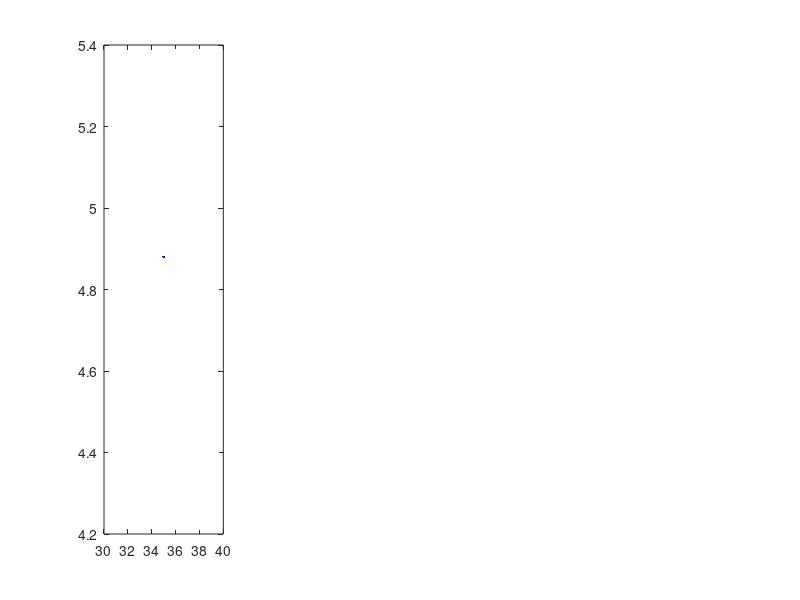

MATLAB code for this plot: (Note: this script raises an error after producing the figure.)
clc;clear all;close all
%%
H = 50/1000;
HprimeList = (35)/1000;
dz = 21/1000;
rs = 14.5/1000;

E = 44.31E9;
ri = 6.8/2/1000;
ro = 8.43/2/1000;
Ixx = 1/4*pi*(ro^4-ri^4);
Iyy = 1/4*pi*(ro^4-ri^4);
Jzz = 1/2*pi*(ro^4-ri^4);
Area = pi*(ro^2-ri^2);
G = 10E9;

Sw = 1/1000;
Cg = 0.1/1000;
Cp = (Sw-Cg)/2;

for i=1:numel(HprimeList)
    Hprime = HprimeList(i);
    Lambda = zeros(6);
    
    Lambda(1,1) = H^3/3/E/Iyy+Hprime*H^2/2/E/Iyy;
    Lambda(1,5) = H^2/2/E/Iyy;
    
    Lambda(2,2) = H^3/3/E/Ixx+Hprime*H^2/2/E/Ixx;
    Lambda(2,4) = -H^2/2/E/Ixx;
    
    Lambda(3,3) = H/Area/E;
    
    Lambda(4,2) = -H^2/2/E/Ixx - Hprime*H/E/Ixx;
    Lambda(4,4) = H/E/Ixx;
    
    Lambda(5,1) = H^2/2/E/Iyy + Hprime*H/E/Iyy;
    Lambda(5,5) = H/E/Iyy;
    
    Lambda(6,6) = H/G/Jzz;
    
    dxx = 0.0/1000;
    dyy = 0.0/1000;
    dzz = 0.0/1000;
    
    Psi = zeros(6);
    Psi(1,2) = 1;
    Psi(1,4) = dz;
    Psi(1,6) = rs+dxx;
    
    Psi(2,3) = 1;
    Psi(2,4) = sqrt(3)/2*rs+dyy;
    Psi(2,5) = -1/2*rs-dxx;
    
    Psi(3,1) = -sqrt(3)/2;
    Psi(3,2) = -1/2;
    Psi(3,4) = 1/2*(dzz-dz);
    Psi(3,5) = sqrt(3)/2*(dz-dzz);
    Psi(3,6) = rs-dxx/2+dyy*sqrt(3)/2;
    
    Psi(4,3) = 1;
    Psi(4,4) = dyy;
    Psi(4,5) = rs-dxx;
    
    Psi(5,1) = sqrt(3)/2;
    Psi(5,2) = -1/2;
    Psi(5,4) = 1/2*(dzz-dz);
    Psi(5,5) = sqrt(3)/2*(dzz-dz);
    Psi(5,6) = rs-1/2*dxx-sqrt(3)/2*dyy;
    
    Psi(6,3) = 1;
    Psi(6,4) = -sqrt(3)/2*rs+dyy;
    Psi(6,5) = -rs/2-dxx;
    
    theta = 5/180*pi;
      
    C = 2*Psi*Lambda/Cp*diag([1/10,1/10,1/10,1/0.4,1/0.4,1/0.4]);
   
    condnum = cond(C,inf)
    [U,S,V] = svd(C)
    x(:,i) = diag(S);
end
%%
counter = 1;
figure;
set(gcf,'position',[84, 558, 1752, 420]);
subplot(1,4,1)
plot(HprimeList*1000,x(1,:),'b','linewidth',2)
ax = gca;
ax.FontSize = 14;
ax.LineWidth = 2;
grid on
xlabel('H^''(mm)','fontsize',16,'fontweight','b');
ylim([0.98*min(x(1,:)) 1.02*max(x(1,:))]);
ylabel('\Sigma[1,1]','fontsize',16,'fontweight','b');

subplot(1,4,2)
plot(HprimeList*1000,x(2,:),'b','linewidth',2)
ax = gca;
ax.FontSize = 14;
ax.LineWidth = 2;
grid on
xlabel('H^''(mm)','fontsize',16,'fontweight','b');
ylim([0.98*min(x(2,:)) 1.02*max(x(2,:))]);
ylabel('\Sigma[2,2]','fontsize',16,'fontweight','b');

subplot(1,4,3)
plot(HprimeList*1000,x(4,:),'b','linewidth',2)
ax = gca;
ax.FontSize = 14;
ax.LineWidth = 2;
grid on
xlabel('H^''(mm)','fontsize',16,'fontweight','b');
ylim([0.98*min(x(4,:)) 1.02*max(x(4,:))]);
ylabel('\Sigma[4,4]','fontsize',16,'fontweight','b');

subplot(1,4,4)
plot(HprimeList*1000,x(6,:),'b','linewidth',2)
ax = gca;
ax.FontSize = 14;
ax.LineWidth = 2;
grid on
xlabel('H^''(mm)','fontsize',16,'fontweight','b');
ylim([0.98*min(x(6,:)) 1.02*max(x(6,:))]);
ylabel('\Sigma[6,6]','fontsize',16,'fontweight','b');
print('condNumstudy','-djpeg','-r600')